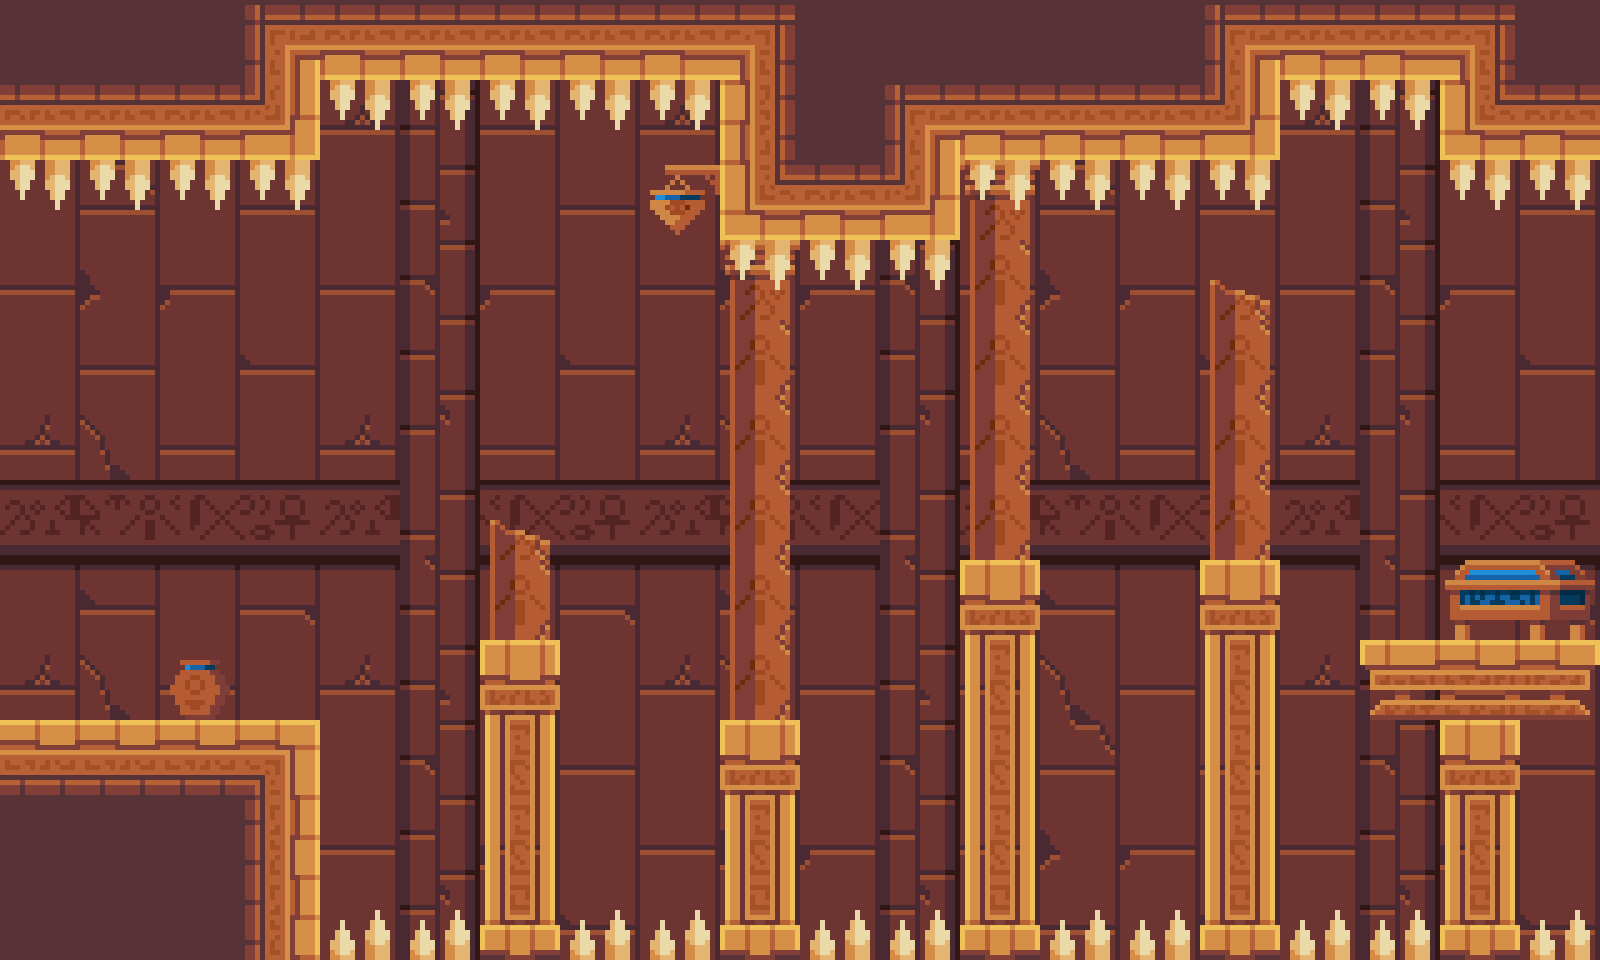

A level layout from a 2D game, rendered from its tile map. Below: a short description, then the map file with its tile-grid data intact:
An orthogonal 20x12 tile map with 80x80 px tiles, 4 tile layers (background, deco, floor, damage).

<map version="1.10" tiledversion="1.10.1" orientation="orthogonal" renderorder="right-down" width="20" height="12" tilewidth="80" tileheight="80" infinite="0" nextlayerid="5" nextobjectid="1">
 <tileset firstgid="1" name="PR_TileSet 80x80" tilewidth="80" tileheight="80" tilecount="294" columns="21">
  <image source="PR_TileSet 80x80.png" width="1680" height="1120" />
 </tileset>
 <layer id="4" name="background" width="20" height="12">
  <data encoding="csv">
172,173,174,175,172,150,174,175,172,173,174,150,172,173,174,175,172,150,174,175,
193,194,195,196,193,171,195,196,193,194,195,171,193,194,195,196,193,171,195,196,
214,215,216,217,214,192,216,217,214,215,216,192,214,215,216,217,214,192,216,217,
235,236,237,238,235,213,237,238,235,236,237,213,235,236,237,238,235,213,237,238,
256,257,258,259,256,234,258,259,256,257,258,234,256,257,258,259,256,234,258,259,
193,194,195,196,193,255,195,196,193,194,195,255,193,194,195,196,193,255,195,196,
151,152,153,154,151,150,153,154,151,152,153,150,151,152,153,154,151,150,153,154,
172,173,174,175,172,171,174,175,172,173,174,171,172,173,174,175,172,171,174,175,
193,194,195,196,193,192,195,196,193,194,195,192,193,194,195,196,193,192,195,196,
214,215,216,217,214,213,216,217,214,215,216,213,214,215,216,217,214,213,216,217,
235,236,237,238,235,234,237,238,235,236,237,234,235,236,237,238,235,234,237,238,
256,257,258,259,256,255,258,259,256,257,258,255,256,257,258,259,256,255,258,259
</data>
 </layer>
 <layer id="3" name="deco" width="20" height="12">
  <data encoding="csv">
0,0,0,0,0,0,0,0,0,0,0,0,0,0,0,0,0,0,0,0,
0,0,0,0,0,0,0,0,0,0,0,0,0,0,0,0,0,0,0,0,
0,0,0,0,0,0,0,0,37,0,0,0,118,0,0,0,0,0,0,0,
0,0,0,0,0,0,0,0,0,118,0,0,139,0,0,119,0,0,0,0,
0,0,0,0,0,0,0,0,0,139,0,0,139,0,0,139,0,0,0,0,
0,0,0,0,0,0,0,0,0,139,0,0,139,0,0,139,0,0,0,0,
0,0,0,0,0,0,119,0,0,139,0,0,139,0,0,139,0,0,0,0,
0,0,0,0,0,0,139,0,0,139,0,0,0,0,0,0,0,0,204,205,
0,0,56,0,0,0,0,0,0,139,0,0,0,0,0,0,0,0,0,0,
0,0,0,0,0,0,0,0,0,0,0,0,0,0,0,0,0,0,0,0,
0,0,0,0,0,0,0,0,0,0,0,0,0,0,0,0,0,0,0,0,
0,0,0,0,0,0,0,0,0,0,0,0,0,0,0,0,0,0,0,0
</data>
 </layer>
 <layer id="1" name="floor" width="20" height="12">
  <data encoding="csv">
45,45,45,29,66,66,66,66,66,30,45,45,45,45,45,29,66,66,30,45,
66,66,66,67,0,0,0,0,0,44,45,29,66,66,66,67,0,0,65,66,
0,0,0,0,0,0,0,0,0,65,66,67,0,0,0,0,0,0,0,0,
0,0,0,0,0,0,0,0,0,0,0,0,0,0,0,0,0,0,0,0,
0,0,0,0,0,0,0,0,0,0,0,0,0,0,0,0,0,0,0,0,
0,0,0,0,0,0,0,0,0,0,0,0,0,0,0,0,0,0,0,0,
0,0,0,0,0,0,0,0,0,0,0,0,0,0,0,0,0,0,0,0,
0,0,0,0,0,0,0,0,0,0,0,0,32,0,0,32,0,0,0,0,
0,0,0,0,0,0,32,0,0,0,0,0,53,0,0,53,0,113,114,115,
24,24,24,25,0,0,53,0,0,32,0,0,53,0,0,53,0,0,32,0,
45,45,45,46,0,0,53,0,0,53,0,0,53,0,0,53,0,0,53,0,
45,45,45,46,0,0,74,0,0,74,0,0,74,0,0,74,0,0,74,0
</data>
 </layer>
 <layer id="2" name="damage" width="20" height="12">
  <data encoding="csv">
0,0,0,0,0,0,0,0,0,0,0,0,0,0,0,0,0,0,0,0,
0,0,0,0,1073742075,1073742075,1073742075,1073742075,1073742075,0,0,0,0,0,0,0,1073742075,1073742075,0,0,
1073742075,1073742075,1073742075,1073742075,0,0,0,0,0,0,0,0,1073742075,1073742075,1073742075,1073742075,0,0,1073742075,1073742075,
0,0,0,0,0,0,0,0,0,1073742075,1073742075,1073742075,0,0,0,0,0,0,0,0,
0,0,0,0,0,0,0,0,0,0,0,0,0,0,0,0,0,0,0,0,
0,0,0,0,0,0,0,0,0,0,0,0,0,0,0,0,0,0,0,0,
0,0,0,0,0,0,0,0,0,0,0,0,0,0,0,0,0,0,0,0,
0,0,0,0,0,0,0,0,0,0,0,0,0,0,0,0,0,0,0,0,
0,0,0,0,0,0,0,0,0,0,0,0,0,0,0,0,0,0,0,0,
0,0,0,0,0,0,0,0,0,0,0,0,0,0,0,0,0,0,0,0,
0,0,0,0,0,0,0,0,0,0,0,0,0,0,0,0,0,0,0,0,
0,0,0,0,251,251,0,251,251,0,251,251,0,251,251,0,251,251,0,251
</data>
 </layer>
</map>